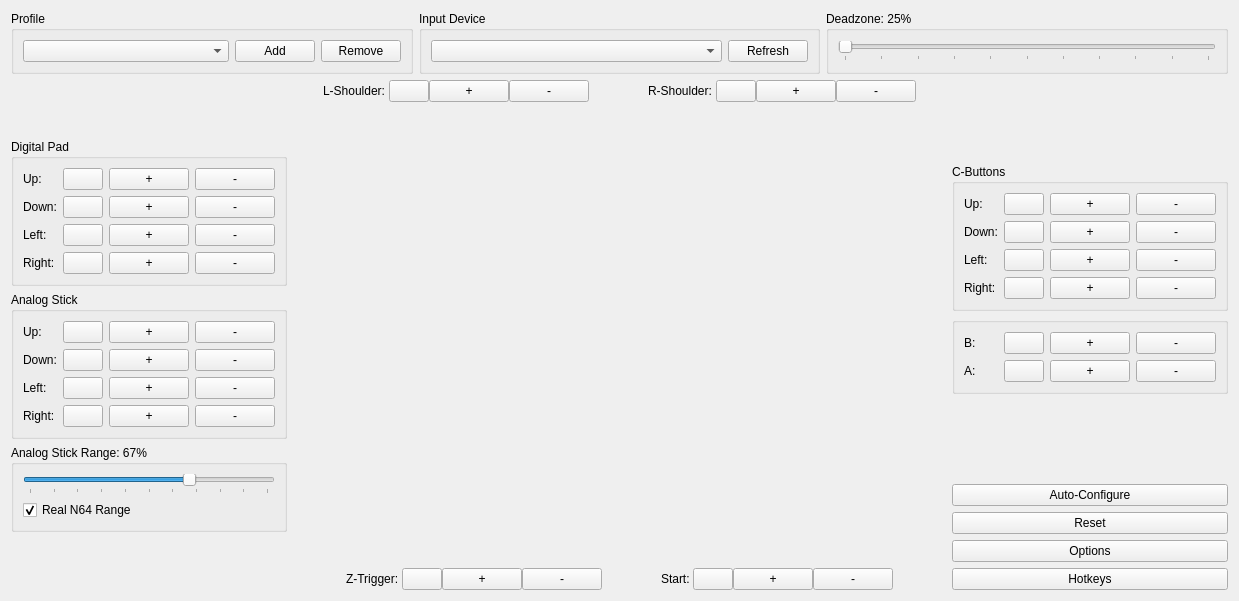
<?xml version="1.0" encoding="UTF-8"?>
<ui version="4.0">
 <class>ControllerWidget</class>
 <widget class="QWidget" name="ControllerWidget">
  <property name="geometry">
   <rect>
    <x>0</x>
    <y>0</y>
    <width>1239</width>
    <height>601</height>
   </rect>
  </property>
  <property name="sizePolicy">
   <sizepolicy hsizetype="Preferred" vsizetype="Preferred">
    <horstretch>0</horstretch>
    <verstretch>0</verstretch>
   </sizepolicy>
  </property>
  <property name="windowTitle">
   <string>ControllerWidget</string>
  </property>
  <layout class="QVBoxLayout" name="mainLayout">
   <item>
    <layout class="QHBoxLayout" name="horizontalLayout_4">
     <item>
      <widget class="QGroupBox" name="profileGroupBox">
       <property name="title">
        <string>Profile</string>
       </property>
       <layout class="QHBoxLayout" name="horizontalLayout_11">
        <item>
         <widget class="QComboBox" name="profileComboBox">
          <property name="sizePolicy">
           <sizepolicy hsizetype="Expanding" vsizetype="Fixed">
            <horstretch>0</horstretch>
            <verstretch>0</verstretch>
           </sizepolicy>
          </property>
          <property name="sizeAdjustPolicy">
           <enum>QComboBox::SizeAdjustPolicy::AdjustToContents</enum>
          </property>
         </widget>
        </item>
        <item>
         <widget class="QPushButton" name="addProfileButton">
          <property name="sizePolicy">
           <sizepolicy hsizetype="Minimum" vsizetype="Fixed">
            <horstretch>0</horstretch>
            <verstretch>0</verstretch>
           </sizepolicy>
          </property>
          <property name="text">
           <string>Add</string>
          </property>
         </widget>
        </item>
        <item>
         <widget class="QPushButton" name="removeProfileButton">
          <property name="sizePolicy">
           <sizepolicy hsizetype="Minimum" vsizetype="Fixed">
            <horstretch>0</horstretch>
            <verstretch>0</verstretch>
           </sizepolicy>
          </property>
          <property name="text">
           <string>Remove</string>
          </property>
         </widget>
        </item>
       </layout>
      </widget>
     </item>
     <item>
      <widget class="QGroupBox" name="inputDeviceGroupBox">
       <property name="sizePolicy">
        <sizepolicy hsizetype="Preferred" vsizetype="Preferred">
         <horstretch>0</horstretch>
         <verstretch>0</verstretch>
        </sizepolicy>
       </property>
       <property name="title">
        <string>Input Device</string>
       </property>
       <layout class="QHBoxLayout" name="horizontalLayout_10">
        <item>
         <widget class="QComboBox" name="inputDeviceComboBox">
          <property name="sizePolicy">
           <sizepolicy hsizetype="Expanding" vsizetype="Fixed">
            <horstretch>0</horstretch>
            <verstretch>0</verstretch>
           </sizepolicy>
          </property>
          <property name="sizeAdjustPolicy">
           <enum>QComboBox::SizeAdjustPolicy::AdjustToContents</enum>
          </property>
         </widget>
        </item>
        <item>
         <widget class="QPushButton" name="inputDeviceRefreshButton">
          <property name="sizePolicy">
           <sizepolicy hsizetype="Minimum" vsizetype="Fixed">
            <horstretch>0</horstretch>
            <verstretch>0</verstretch>
           </sizepolicy>
          </property>
          <property name="text">
           <string>Refresh</string>
          </property>
         </widget>
        </item>
       </layout>
      </widget>
     </item>
     <item>
      <widget class="QGroupBox" name="deadZoneGroupBox">
       <property name="title">
        <string>Deadzone: 25%</string>
       </property>
       <layout class="QVBoxLayout" name="verticalLayout_5">
        <item>
         <widget class="QSlider" name="deadZoneSlider">
          <property name="sizePolicy">
           <sizepolicy hsizetype="Expanding" vsizetype="Fixed">
            <horstretch>0</horstretch>
            <verstretch>0</verstretch>
           </sizepolicy>
          </property>
          <property name="minimum">
           <number>0</number>
          </property>
          <property name="maximum">
           <number>100</number>
          </property>
          <property name="orientation">
           <enum>Qt::Orientation::Horizontal</enum>
          </property>
          <property name="tickPosition">
           <enum>QSlider::TickPosition::TicksBelow</enum>
          </property>
          <property name="tickInterval">
           <number>10</number>
          </property>
         </widget>
        </item>
       </layout>
      </widget>
     </item>
    </layout>
   </item>
   <item>
    <layout class="QHBoxLayout" name="horizontalLayout_3">
     <item>
      <layout class="QVBoxLayout" name="verticalLayout_7">
       <item>
        <spacer name="verticalSpacer_3">
         <property name="orientation">
          <enum>Qt::Orientation::Vertical</enum>
         </property>
         <property name="sizeHint" stdset="0">
          <size>
           <width>20</width>
           <height>40</height>
          </size>
         </property>
        </spacer>
       </item>
       <item>
        <widget class="QGroupBox" name="dpadGroupBox">
         <property name="sizePolicy">
          <sizepolicy hsizetype="Minimum" vsizetype="Preferred">
           <horstretch>0</horstretch>
           <verstretch>0</verstretch>
          </sizepolicy>
         </property>
         <property name="title">
          <string>Digital Pad</string>
         </property>
         <property name="flat">
          <bool>false</bool>
         </property>
         <property name="checkable">
          <bool>false</bool>
         </property>
         <layout class="QHBoxLayout" name="horizontalLayout_5">
          <item>
           <layout class="QVBoxLayout" name="verticalLayout_6">
            <item>
             <widget class="QLabel" name="label_19">
              <property name="sizePolicy">
               <sizepolicy hsizetype="Minimum" vsizetype="Preferred">
                <horstretch>0</horstretch>
                <verstretch>0</verstretch>
               </sizepolicy>
              </property>
              <property name="text">
               <string>Up:</string>
              </property>
             </widget>
            </item>
            <item>
             <widget class="QLabel" name="label_20">
              <property name="sizePolicy">
               <sizepolicy hsizetype="Minimum" vsizetype="Preferred">
                <horstretch>0</horstretch>
                <verstretch>0</verstretch>
               </sizepolicy>
              </property>
              <property name="text">
               <string>Down:</string>
              </property>
              <property name="scaledContents">
               <bool>false</bool>
              </property>
              <property name="wordWrap">
               <bool>true</bool>
              </property>
             </widget>
            </item>
            <item>
             <widget class="QLabel" name="label_21">
              <property name="sizePolicy">
               <sizepolicy hsizetype="Minimum" vsizetype="Preferred">
                <horstretch>0</horstretch>
                <verstretch>0</verstretch>
               </sizepolicy>
              </property>
              <property name="text">
               <string>Left:</string>
              </property>
             </widget>
            </item>
            <item>
             <widget class="QLabel" name="label_22">
              <property name="sizePolicy">
               <sizepolicy hsizetype="Minimum" vsizetype="Preferred">
                <horstretch>0</horstretch>
                <verstretch>0</verstretch>
               </sizepolicy>
              </property>
              <property name="text">
               <string>Right:</string>
              </property>
             </widget>
            </item>
           </layout>
          </item>
          <item>
           <layout class="QVBoxLayout" name="verticalLayout_4">
            <item>
             <layout class="QHBoxLayout" name="horizontalLayout_19">
              <item>
               <widget class="MappingButton" name="dpadUpButton">
                <property name="sizePolicy">
                 <sizepolicy hsizetype="Minimum" vsizetype="Fixed">
                  <horstretch>0</horstretch>
                  <verstretch>0</verstretch>
                 </sizepolicy>
                </property>
                <property name="text">
                 <string/>
                </property>
               </widget>
              </item>
              <item>
               <widget class="AddMappingButton" name="dpadUpAddButton">
                <property name="text">
                 <string>+</string>
                </property>
               </widget>
              </item>
              <item>
               <widget class="RemoveMappingButton" name="dpadUpRemoveButton">
                <property name="text">
                 <string>-</string>
                </property>
               </widget>
              </item>
             </layout>
            </item>
            <item>
             <layout class="QHBoxLayout" name="horizontalLayout_20">
              <item>
               <widget class="MappingButton" name="dpadDownButton">
                <property name="sizePolicy">
                 <sizepolicy hsizetype="Minimum" vsizetype="Fixed">
                  <horstretch>0</horstretch>
                  <verstretch>0</verstretch>
                 </sizepolicy>
                </property>
                <property name="text">
                 <string/>
                </property>
               </widget>
              </item>
              <item>
               <widget class="AddMappingButton" name="dpadDownAddButton">
                <property name="text">
                 <string>+</string>
                </property>
               </widget>
              </item>
              <item>
               <widget class="RemoveMappingButton" name="dpadDownRemoveButton">
                <property name="text">
                 <string>-</string>
                </property>
               </widget>
              </item>
             </layout>
            </item>
            <item>
             <layout class="QHBoxLayout" name="horizontalLayout_21">
              <item>
               <widget class="MappingButton" name="dpadLeftButton">
                <property name="sizePolicy">
                 <sizepolicy hsizetype="Minimum" vsizetype="Fixed">
                  <horstretch>0</horstretch>
                  <verstretch>0</verstretch>
                 </sizepolicy>
                </property>
                <property name="text">
                 <string/>
                </property>
               </widget>
              </item>
              <item>
               <widget class="AddMappingButton" name="dpadLeftAddButton">
                <property name="text">
                 <string>+</string>
                </property>
               </widget>
              </item>
              <item>
               <widget class="RemoveMappingButton" name="dpadLeftRemoveButton">
                <property name="text">
                 <string>-</string>
                </property>
               </widget>
              </item>
             </layout>
            </item>
            <item>
             <layout class="QHBoxLayout" name="horizontalLayout_22">
              <item>
               <widget class="MappingButton" name="dpadRightButton">
                <property name="sizePolicy">
                 <sizepolicy hsizetype="Minimum" vsizetype="Fixed">
                  <horstretch>0</horstretch>
                  <verstretch>0</verstretch>
                 </sizepolicy>
                </property>
                <property name="text">
                 <string/>
                </property>
               </widget>
              </item>
              <item>
               <widget class="AddMappingButton" name="dpadRightAddButton">
                <property name="text">
                 <string>+</string>
                </property>
               </widget>
              </item>
              <item>
               <widget class="RemoveMappingButton" name="dpadRightRemoveButton">
                <property name="text">
                 <string>-</string>
                </property>
               </widget>
              </item>
             </layout>
            </item>
           </layout>
          </item>
         </layout>
        </widget>
       </item>
       <item>
        <widget class="QGroupBox" name="analogStickGroupBox">
         <property name="sizePolicy">
          <sizepolicy hsizetype="Preferred" vsizetype="Preferred">
           <horstretch>0</horstretch>
           <verstretch>0</verstretch>
          </sizepolicy>
         </property>
         <property name="title">
          <string>Analog Stick</string>
         </property>
         <property name="flat">
          <bool>false</bool>
         </property>
         <property name="checkable">
          <bool>false</bool>
         </property>
         <layout class="QHBoxLayout" name="horizontalLayout_12">
          <item>
           <layout class="QVBoxLayout" name="verticalLayout_12">
            <item>
             <widget class="QLabel" name="label_23">
              <property name="sizePolicy">
               <sizepolicy hsizetype="Minimum" vsizetype="Preferred">
                <horstretch>0</horstretch>
                <verstretch>0</verstretch>
               </sizepolicy>
              </property>
              <property name="text">
               <string>Up:</string>
              </property>
             </widget>
            </item>
            <item>
             <widget class="QLabel" name="label_24">
              <property name="sizePolicy">
               <sizepolicy hsizetype="Minimum" vsizetype="Preferred">
                <horstretch>0</horstretch>
                <verstretch>0</verstretch>
               </sizepolicy>
              </property>
              <property name="text">
               <string>Down:</string>
              </property>
             </widget>
            </item>
            <item>
             <widget class="QLabel" name="label_25">
              <property name="sizePolicy">
               <sizepolicy hsizetype="Minimum" vsizetype="Preferred">
                <horstretch>0</horstretch>
                <verstretch>0</verstretch>
               </sizepolicy>
              </property>
              <property name="text">
               <string>Left:</string>
              </property>
             </widget>
            </item>
            <item>
             <widget class="QLabel" name="label_26">
              <property name="sizePolicy">
               <sizepolicy hsizetype="Minimum" vsizetype="Preferred">
                <horstretch>0</horstretch>
                <verstretch>0</verstretch>
               </sizepolicy>
              </property>
              <property name="text">
               <string>Right:</string>
              </property>
             </widget>
            </item>
           </layout>
          </item>
          <item>
           <layout class="QVBoxLayout" name="verticalLayout_2">
            <item>
             <layout class="QHBoxLayout" name="horizontalLayout_23">
              <item>
               <widget class="MappingButton" name="analogStickUpButton">
                <property name="text">
                 <string/>
                </property>
               </widget>
              </item>
              <item>
               <widget class="AddMappingButton" name="analogStickUpAddButton">
                <property name="sizePolicy">
                 <sizepolicy hsizetype="Minimum" vsizetype="Fixed">
                  <horstretch>0</horstretch>
                  <verstretch>0</verstretch>
                 </sizepolicy>
                </property>
                <property name="text">
                 <string>+</string>
                </property>
               </widget>
              </item>
              <item>
               <widget class="RemoveMappingButton" name="analogStickUpRemoveButton">
                <property name="text">
                 <string>-</string>
                </property>
               </widget>
              </item>
             </layout>
            </item>
            <item>
             <layout class="QHBoxLayout" name="horizontalLayout_24">
              <item>
               <widget class="MappingButton" name="analogStickDownButton">
                <property name="text">
                 <string/>
                </property>
               </widget>
              </item>
              <item>
               <widget class="AddMappingButton" name="analogStickDownAddButton">
                <property name="text">
                 <string>+</string>
                </property>
               </widget>
              </item>
              <item>
               <widget class="RemoveMappingButton" name="analogStickDownRemoveButton">
                <property name="text">
                 <string>-</string>
                </property>
               </widget>
              </item>
             </layout>
            </item>
            <item>
             <layout class="QHBoxLayout" name="horizontalLayout_25">
              <item>
               <widget class="MappingButton" name="analogStickLeftButton">
                <property name="text">
                 <string/>
                </property>
               </widget>
              </item>
              <item>
               <widget class="AddMappingButton" name="analogStickLeftAddButton">
                <property name="text">
                 <string>+</string>
                </property>
               </widget>
              </item>
              <item>
               <widget class="RemoveMappingButton" name="analogStickLeftRemoveButton">
                <property name="text">
                 <string>-</string>
                </property>
               </widget>
              </item>
             </layout>
            </item>
            <item>
             <layout class="QHBoxLayout" name="horizontalLayout_26">
              <item>
               <widget class="MappingButton" name="analogStickRightButton">
                <property name="text">
                 <string/>
                </property>
               </widget>
              </item>
              <item>
               <widget class="AddMappingButton" name="analogStickRightAddButton">
                <property name="text">
                 <string>+</string>
                </property>
               </widget>
              </item>
              <item>
               <widget class="RemoveMappingButton" name="analogStickRightRemoveButton">
                <property name="text">
                 <string>-</string>
                </property>
               </widget>
              </item>
             </layout>
            </item>
           </layout>
          </item>
         </layout>
        </widget>
       </item>
       <item>
        <widget class="QGroupBox" name="analogStickRangeGroupBox">
         <property name="title">
          <string>Analog Stick Range: 67%</string>
         </property>
         <layout class="QVBoxLayout" name="verticalLayout_15">
          <item>
           <widget class="QSlider" name="analogStickRangeSlider">
            <property name="sizePolicy">
             <sizepolicy hsizetype="Preferred" vsizetype="Preferred">
              <horstretch>0</horstretch>
              <verstretch>0</verstretch>
             </sizepolicy>
            </property>
            <property name="minimum">
             <number>0</number>
            </property>
            <property name="maximum">
             <number>100</number>
            </property>
            <property name="value">
             <number>67</number>
            </property>
            <property name="orientation">
             <enum>Qt::Orientation::Horizontal</enum>
            </property>
            <property name="tickPosition">
             <enum>QSlider::TickPosition::TicksBelow</enum>
            </property>
            <property name="tickInterval">
             <number>10</number>
            </property>
           </widget>
          </item>
          <item>
           <widget class="QCheckBox" name="realN64RangeCheckBox">
            <property name="text">
             <string>Real N64 Range</string>
            </property>
            <property name="checked">
             <bool>true</bool>
            </property>
           </widget>
          </item>
         </layout>
        </widget>
       </item>
       <item>
        <spacer name="verticalSpacer_2">
         <property name="orientation">
          <enum>Qt::Orientation::Vertical</enum>
         </property>
         <property name="sizeHint" stdset="0">
          <size>
           <width>20</width>
           <height>40</height>
          </size>
         </property>
        </spacer>
       </item>
      </layout>
     </item>
     <item>
      <layout class="QVBoxLayout" name="verticalLayout_9">
       <item>
        <layout class="QHBoxLayout" name="horizontalLayout_7">
         <property name="spacing">
          <number>0</number>
         </property>
         <item>
          <spacer name="horizontalSpacer_5">
           <property name="orientation">
            <enum>Qt::Orientation::Horizontal</enum>
           </property>
           <property name="sizeHint" stdset="0">
            <size>
             <width>40</width>
             <height>20</height>
            </size>
           </property>
          </spacer>
         </item>
         <item>
          <layout class="QHBoxLayout" name="horizontalLayout_9">
           <item>
            <widget class="QLabel" name="label_3">
             <property name="text">
              <string>L-Shoulder: </string>
             </property>
            </widget>
           </item>
           <item>
            <widget class="MappingButton" name="leftShoulderButton">
             <property name="text">
              <string/>
             </property>
            </widget>
           </item>
           <item>
            <widget class="AddMappingButton" name="leftShoulderAddButton">
             <property name="text">
              <string>+</string>
             </property>
            </widget>
           </item>
           <item>
            <widget class="RemoveMappingButton" name="leftShoulderRemoveButton">
             <property name="text">
              <string>-</string>
             </property>
            </widget>
           </item>
           <item>
            <spacer name="horizontalSpacer_7">
             <property name="orientation">
              <enum>Qt::Orientation::Horizontal</enum>
             </property>
             <property name="sizeHint" stdset="0">
              <size>
               <width>40</width>
               <height>20</height>
              </size>
             </property>
            </spacer>
           </item>
          </layout>
         </item>
         <item>
          <spacer name="horizontalSpacer_9">
           <property name="orientation">
            <enum>Qt::Orientation::Horizontal</enum>
           </property>
           <property name="sizeHint" stdset="0">
            <size>
             <width>40</width>
             <height>20</height>
            </size>
           </property>
          </spacer>
         </item>
         <item>
          <layout class="QHBoxLayout" name="horizontalLayout_8">
           <item>
            <widget class="QLabel" name="label_6">
             <property name="text">
              <string>R-Shoulder: </string>
             </property>
            </widget>
           </item>
           <item>
            <widget class="MappingButton" name="rightShoulderButton">
             <property name="text">
              <string/>
             </property>
            </widget>
           </item>
           <item>
            <widget class="AddMappingButton" name="rightShoulderAddButton">
             <property name="text">
              <string>+</string>
             </property>
            </widget>
           </item>
           <item>
            <widget class="RemoveMappingButton" name="rightShoulderRemoveButton">
             <property name="text">
              <string>-</string>
             </property>
            </widget>
           </item>
          </layout>
         </item>
         <item>
          <spacer name="horizontalSpacer_6">
           <property name="orientation">
            <enum>Qt::Orientation::Horizontal</enum>
           </property>
           <property name="sizeHint" stdset="0">
            <size>
             <width>40</width>
             <height>20</height>
            </size>
           </property>
          </spacer>
         </item>
        </layout>
       </item>
       <item>
        <widget class="ControllerImageWidget" name="controllerImageWidget" native="true">
         <property name="sizePolicy">
          <sizepolicy hsizetype="Expanding" vsizetype="Expanding">
           <horstretch>0</horstretch>
           <verstretch>0</verstretch>
          </sizepolicy>
         </property>
         <property name="minimumSize">
          <size>
           <width>527</width>
           <height>0</height>
          </size>
         </property>
        </widget>
       </item>
       <item>
        <layout class="QHBoxLayout" name="horizontalLayout">
         <item>
          <spacer name="horizontalSpacer_10">
           <property name="orientation">
            <enum>Qt::Orientation::Horizontal</enum>
           </property>
           <property name="sizeHint" stdset="0">
            <size>
             <width>40</width>
             <height>20</height>
            </size>
           </property>
          </spacer>
         </item>
         <item>
          <layout class="QHBoxLayout" name="horizontalLayout_6">
           <property name="spacing">
            <number>0</number>
           </property>
           <item>
            <widget class="QLabel" name="label_2">
             <property name="text">
              <string>Z-Trigger: </string>
             </property>
            </widget>
           </item>
           <item>
            <widget class="MappingButton" name="zTriggerButton">
             <property name="text">
              <string/>
             </property>
            </widget>
           </item>
           <item>
            <widget class="AddMappingButton" name="zTriggerAddButton">
             <property name="text">
              <string>+</string>
             </property>
            </widget>
           </item>
           <item>
            <widget class="RemoveMappingButton" name="zTriggerRemoveButton">
             <property name="text">
              <string>-</string>
             </property>
            </widget>
           </item>
          </layout>
         </item>
         <item>
          <spacer name="horizontalSpacer_2">
           <property name="orientation">
            <enum>Qt::Orientation::Horizontal</enum>
           </property>
           <property name="sizeHint" stdset="0">
            <size>
             <width>40</width>
             <height>20</height>
            </size>
           </property>
          </spacer>
         </item>
         <item>
          <layout class="QHBoxLayout" name="horizontalLayout_2">
           <property name="spacing">
            <number>0</number>
           </property>
           <item>
            <widget class="QLabel" name="label">
             <property name="text">
              <string>Start: </string>
             </property>
            </widget>
           </item>
           <item>
            <widget class="MappingButton" name="startButton">
             <property name="text">
              <string/>
             </property>
            </widget>
           </item>
           <item>
            <widget class="AddMappingButton" name="startAddButton">
             <property name="text">
              <string>+</string>
             </property>
            </widget>
           </item>
           <item>
            <widget class="RemoveMappingButton" name="startRemoveButton">
             <property name="text">
              <string>-</string>
             </property>
            </widget>
           </item>
          </layout>
         </item>
         <item>
          <spacer name="horizontalSpacer_11">
           <property name="orientation">
            <enum>Qt::Orientation::Horizontal</enum>
           </property>
           <property name="sizeHint" stdset="0">
            <size>
             <width>40</width>
             <height>20</height>
            </size>
           </property>
          </spacer>
         </item>
        </layout>
       </item>
      </layout>
     </item>
     <item>
      <layout class="QVBoxLayout" name="verticalLayout_8">
       <item>
        <spacer name="verticalSpacer_4">
         <property name="orientation">
          <enum>Qt::Orientation::Vertical</enum>
         </property>
         <property name="sizeHint" stdset="0">
          <size>
           <width>20</width>
           <height>40</height>
          </size>
         </property>
        </spacer>
       </item>
       <item>
        <widget class="QGroupBox" name="cButtonsGroupBox">
         <property name="sizePolicy">
          <sizepolicy hsizetype="Minimum" vsizetype="Preferred">
           <horstretch>0</horstretch>
           <verstretch>0</verstretch>
          </sizepolicy>
         </property>
         <property name="title">
          <string>C-Buttons</string>
         </property>
         <property name="flat">
          <bool>false</bool>
         </property>
         <property name="checkable">
          <bool>false</bool>
         </property>
         <layout class="QHBoxLayout" name="horizontalLayout_13">
          <item>
           <layout class="QVBoxLayout" name="verticalLayout_13">
            <item>
             <widget class="QLabel" name="label_28">
              <property name="sizePolicy">
               <sizepolicy hsizetype="Minimum" vsizetype="Preferred">
                <horstretch>0</horstretch>
                <verstretch>0</verstretch>
               </sizepolicy>
              </property>
              <property name="text">
               <string>Up:</string>
              </property>
             </widget>
            </item>
            <item>
             <widget class="QLabel" name="label_27">
              <property name="sizePolicy">
               <sizepolicy hsizetype="Minimum" vsizetype="Preferred">
                <horstretch>0</horstretch>
                <verstretch>0</verstretch>
               </sizepolicy>
              </property>
              <property name="text">
               <string>Down:</string>
              </property>
             </widget>
            </item>
            <item>
             <widget class="QLabel" name="label_29">
              <property name="sizePolicy">
               <sizepolicy hsizetype="Minimum" vsizetype="Preferred">
                <horstretch>0</horstretch>
                <verstretch>0</verstretch>
               </sizepolicy>
              </property>
              <property name="text">
               <string>Left:</string>
              </property>
             </widget>
            </item>
            <item>
             <widget class="QLabel" name="label_30">
              <property name="sizePolicy">
               <sizepolicy hsizetype="Minimum" vsizetype="Preferred">
                <horstretch>0</horstretch>
                <verstretch>0</verstretch>
               </sizepolicy>
              </property>
              <property name="text">
               <string>Right:</string>
              </property>
             </widget>
            </item>
           </layout>
          </item>
          <item>
           <layout class="QVBoxLayout" name="verticalLayout_3">
            <item>
             <layout class="QHBoxLayout" name="horizontalLayout_28">
              <item>
               <widget class="MappingButton" name="cbuttonUpButton">
                <property name="sizePolicy">
                 <sizepolicy hsizetype="Minimum" vsizetype="Fixed">
                  <horstretch>0</horstretch>
                  <verstretch>0</verstretch>
                 </sizepolicy>
                </property>
                <property name="text">
                 <string/>
                </property>
               </widget>
              </item>
              <item>
               <widget class="AddMappingButton" name="cbuttonUpAddButton">
                <property name="text">
                 <string>+</string>
                </property>
               </widget>
              </item>
              <item>
               <widget class="RemoveMappingButton" name="cbuttonUpRemoveButton">
                <property name="text">
                 <string>-</string>
                </property>
               </widget>
              </item>
             </layout>
            </item>
            <item>
             <layout class="QHBoxLayout" name="horizontalLayout_27">
              <item>
               <widget class="MappingButton" name="cbuttonDownButton">
                <property name="sizePolicy">
                 <sizepolicy hsizetype="Minimum" vsizetype="Fixed">
                  <horstretch>0</horstretch>
                  <verstretch>0</verstretch>
                 </sizepolicy>
                </property>
                <property name="text">
                 <string/>
                </property>
               </widget>
              </item>
              <item>
               <widget class="AddMappingButton" name="cbuttonDownAddButton">
                <property name="text">
                 <string>+</string>
                </property>
               </widget>
              </item>
              <item>
               <widget class="RemoveMappingButton" name="cbuttonDownRemoveButton">
                <property name="text">
                 <string>-</string>
                </property>
               </widget>
              </item>
             </layout>
            </item>
            <item>
             <layout class="QHBoxLayout" name="horizontalLayout_29">
              <item>
               <widget class="MappingButton" name="cbuttonLeftButton">
                <property name="sizePolicy">
                 <sizepolicy hsizetype="Minimum" vsizetype="Fixed">
                  <horstretch>0</horstretch>
                  <verstretch>0</verstretch>
                 </sizepolicy>
                </property>
                <property name="text">
                 <string/>
                </property>
               </widget>
              </item>
              <item>
               <widget class="AddMappingButton" name="cbuttonLeftAddButton">
                <property name="text">
                 <string>+</string>
                </property>
               </widget>
              </item>
              <item>
               <widget class="RemoveMappingButton" name="cbuttonLeftRemoveButton">
                <property name="text">
                 <string>-</string>
                </property>
               </widget>
              </item>
             </layout>
            </item>
            <item>
             <layout class="QHBoxLayout" name="horizontalLayout_30">
              <item>
               <widget class="MappingButton" name="cbuttonRightButton">
                <property name="sizePolicy">
                 <sizepolicy hsizetype="Minimum" vsizetype="Fixed">
                  <horstretch>0</horstretch>
                  <verstretch>0</verstretch>
                 </sizepolicy>
                </property>
                <property name="text">
                 <string/>
                </property>
               </widget>
              </item>
              <item>
               <widget class="AddMappingButton" name="cbuttonRightAddButton">
                <property name="text">
                 <string>+</string>
                </property>
               </widget>
              </item>
              <item>
               <widget class="RemoveMappingButton" name="cbuttonRightRemoveButton">
                <property name="text">
                 <string>-</string>
                </property>
               </widget>
              </item>
             </layout>
            </item>
           </layout>
          </item>
         </layout>
        </widget>
       </item>
       <item>
        <widget class="QGroupBox" name="buttonsGroupBox">
         <property name="sizePolicy">
          <sizepolicy hsizetype="Minimum" vsizetype="Preferred">
           <horstretch>0</horstretch>
           <verstretch>0</verstretch>
          </sizepolicy>
         </property>
         <property name="title">
          <string/>
         </property>
         <layout class="QHBoxLayout" name="horizontalLayout_14">
          <item>
           <layout class="QVBoxLayout" name="verticalLayout_14">
            <item>
             <widget class="QLabel" name="label_16">
              <property name="sizePolicy">
               <sizepolicy hsizetype="Minimum" vsizetype="Preferred">
                <horstretch>0</horstretch>
                <verstretch>0</verstretch>
               </sizepolicy>
              </property>
              <property name="text">
               <string>B:</string>
              </property>
             </widget>
            </item>
            <item>
             <widget class="QLabel" name="label_17">
              <property name="sizePolicy">
               <sizepolicy hsizetype="Minimum" vsizetype="Preferred">
                <horstretch>0</horstretch>
                <verstretch>0</verstretch>
               </sizepolicy>
              </property>
              <property name="text">
               <string>A:</string>
              </property>
             </widget>
            </item>
           </layout>
          </item>
          <item>
           <layout class="QVBoxLayout" name="verticalLayout_11">
            <item>
             <layout class="QHBoxLayout" name="horizontalLayout_16">
              <item>
               <widget class="MappingButton" name="bButton">
                <property name="sizePolicy">
                 <sizepolicy hsizetype="Minimum" vsizetype="Fixed">
                  <horstretch>0</horstretch>
                  <verstretch>0</verstretch>
                 </sizepolicy>
                </property>
                <property name="text">
                 <string/>
                </property>
               </widget>
              </item>
              <item>
               <widget class="AddMappingButton" name="bAddButton">
                <property name="text">
                 <string>+</string>
                </property>
               </widget>
              </item>
              <item>
               <widget class="RemoveMappingButton" name="bRemoveButton">
                <property name="text">
                 <string>-</string>
                </property>
               </widget>
              </item>
             </layout>
            </item>
            <item>
             <layout class="QHBoxLayout" name="horizontalLayout_17">
              <item>
               <widget class="MappingButton" name="aButton">
                <property name="sizePolicy">
                 <sizepolicy hsizetype="Minimum" vsizetype="Fixed">
                  <horstretch>0</horstretch>
                  <verstretch>0</verstretch>
                 </sizepolicy>
                </property>
                <property name="text">
                 <string/>
                </property>
               </widget>
              </item>
              <item>
               <widget class="AddMappingButton" name="aAddButton">
                <property name="text">
                 <string>+</string>
                </property>
               </widget>
              </item>
              <item>
               <widget class="RemoveMappingButton" name="aRemoveButton">
                <property name="text">
                 <string>-</string>
                </property>
               </widget>
              </item>
             </layout>
            </item>
           </layout>
          </item>
         </layout>
        </widget>
       </item>
       <item>
        <spacer name="verticalSpacer">
         <property name="orientation">
          <enum>Qt::Orientation::Vertical</enum>
         </property>
         <property name="sizeHint" stdset="0">
          <size>
           <width>20</width>
           <height>40</height>
          </size>
         </property>
        </spacer>
       </item>
       <item>
        <widget class="QPushButton" name="autoConfigureButton">
         <property name="text">
          <string>Auto-Configure</string>
         </property>
        </widget>
       </item>
       <item>
        <widget class="QPushButton" name="resetButton">
         <property name="text">
          <string>Reset</string>
         </property>
        </widget>
       </item>
       <item>
        <widget class="QPushButton" name="optionsButton">
         <property name="text">
          <string>Options</string>
         </property>
        </widget>
       </item>
       <item>
        <widget class="QPushButton" name="hotkeysButton">
         <property name="text">
          <string>Hotkeys</string>
         </property>
        </widget>
       </item>
      </layout>
     </item>
    </layout>
   </item>
  </layout>
 </widget>
 <customwidgets>
  <customwidget>
   <class>MappingButton</class>
   <extends>QPushButton</extends>
   <header>UserInterface/Widget/MappingButton.hpp</header>
  </customwidget>
  <customwidget>
   <class>ControllerImageWidget</class>
   <extends>QWidget</extends>
   <header>UserInterface/Widget/ControllerImageWidget.hpp</header>
   <container>1</container>
  </customwidget>
  <customwidget>
   <class>AddMappingButton</class>
   <extends>QPushButton</extends>
   <header>UserInterface/Widget/AddMappingButton.hpp</header>
  </customwidget>
  <customwidget>
   <class>RemoveMappingButton</class>
   <extends>QPushButton</extends>
   <header>UserInterface/Widget/RemoveMappingButton.hpp</header>
  </customwidget>
 </customwidgets>
 <resources/>
 <connections/>
</ui>
